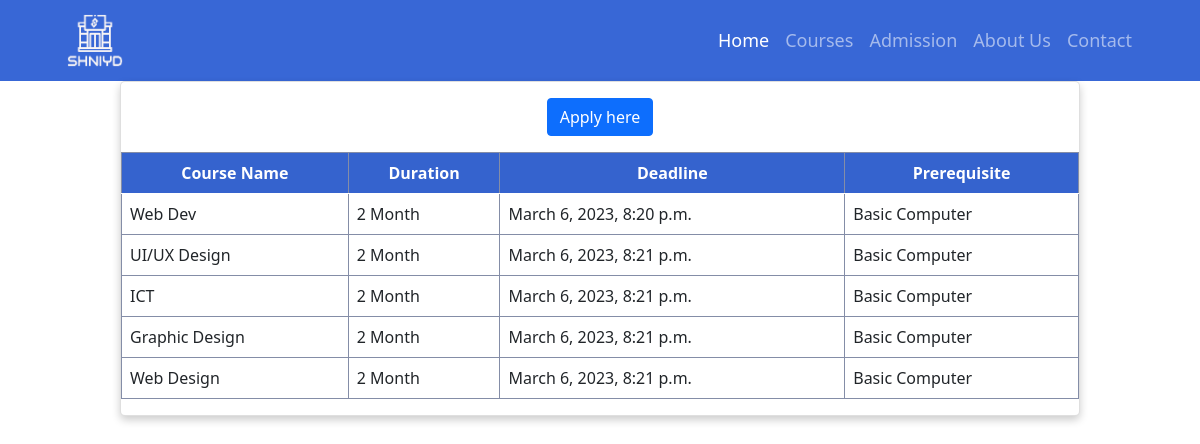
Screenshot of /course_list with the database file from the repository.
### admit_app/models.py (models this page shows, shortened)
class Course(models.Model):
    course_id = models.AutoField(primary_key=True)
    name = models.CharField(max_length=32)
    duration = models.CharField(max_length=22)
    deadline = models.DateTimeField(auto_now_add=True)
    prerequisite = models.CharField(max_length=100)
    Fee = models.IntegerField(null=True)

### admit_app/views.py (the view)
# urls.py: path('course_list', views.course_list, name="course_list"),
def course_list(request):
    course_list = Course.objects.all()
    return render(request, 'course_list.html', {
        'course_list': course_list
    })

### templates/course_list.html (shortened to what this page needs)
{% extends 'base.html' %} {% block content %}
<html>
  <head>
  </head>
  <body>
    <div class="card">
      <span
        ><a href="{% url 'input_data' %}" class="btn btn-primary mt-3"
          >Apply here</a
        ></span
      >
      <table class="table table-hover">
        <thead>
          <tr>
            <th scope="col">Course Name</th>
            <th scope="col">Duration</th>
            <th scope="col">Deadline</th>
            <th scope="col">Prerequisite</th>
          </tr>
        </thead>
        <tbody>
          {% for h in course_list %}
          <tr>
            <td>{{ h.name }}</td>
            <td>{{ h.duration }}</td>
            <td>{{ h.deadline }}</td>
            <td>{{ h.prerequisite }}</td>
          </tr>
          {% endfor %}
        </tbody>
      </table>
    </div>
    <br />
  </body>
</html>
{% endblock %}

### templates/course_list.html (style rules this page uses)
.card { width: 80%; margin: 0 auto; box-shadow: 0 4px 8px 0 rgba(0, 0, 0, 0.2); border-radius: 5px; overflow: hidden; text-align: center; }
table { width: 100%; margin-top: 16px; border-collapse: collapse; }
th, td { border: 1px solid #848da7; padding: 8px; text-align: left; }
th { background-color: #3563ce !important; color: white; text-align: center; }

### rows the page displays
Course: name "Web Dev", duration "2 Month", deadline "March 6, 2023, 8:20 p.m.", prerequisite "Basic Computer"
Course: name "UI/UX Design", duration "2 Month", deadline "March 6, 2023, 8:21 p.m.", prerequisite "Basic Computer"
Course: name "ICT", duration "2 Month", deadline "March 6, 2023, 8:21 p.m.", prerequisite "Basic Computer"
Course: name "Graphic Design", duration "2 Month", deadline "March 6, 2023, 8:21 p.m.", prerequisite "Basic Computer"
Course: name "Web Design", duration "2 Month", deadline "March 6, 2023, 8:21 p.m.", prerequisite "Basic Computer"
